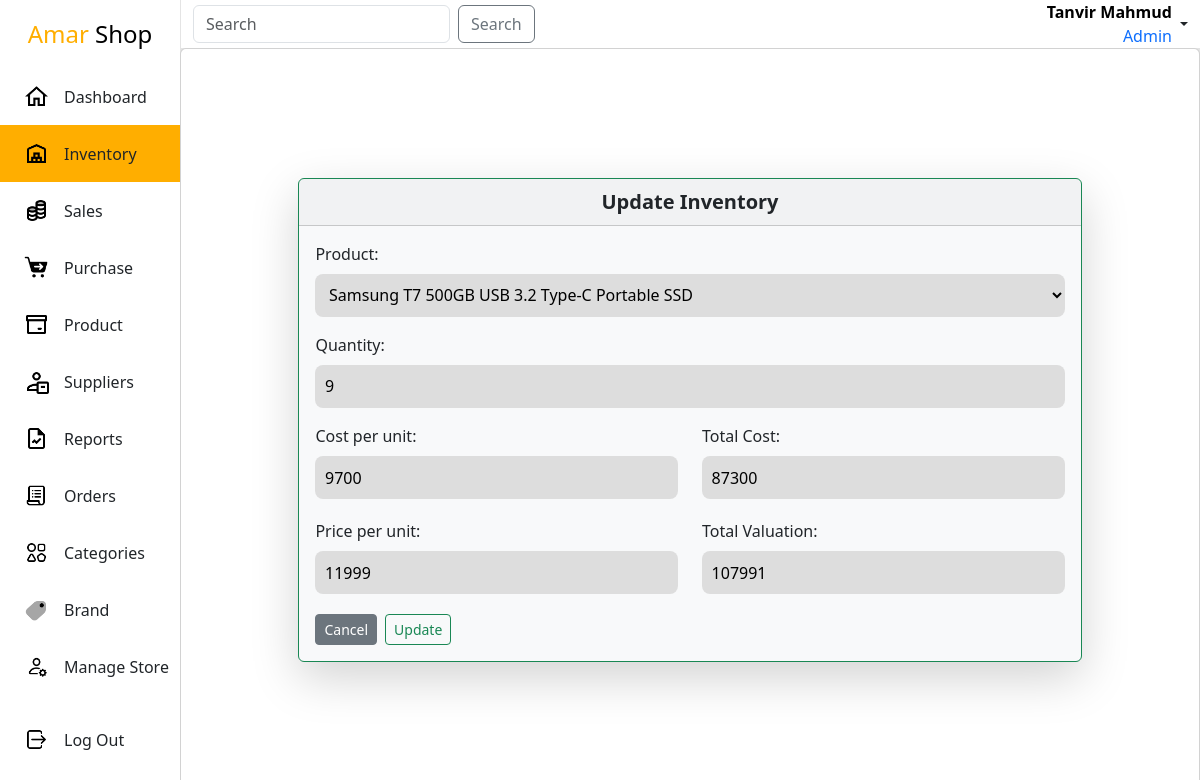
The page /admin-panel/inventory/33/update/ (signed in) on the database its author committed.
### app/models.py (models this page shows, shortened)
class User(AbstractBaseUser, PermissionsMixin):
    email = models.EmailField(max_length=255, unique=True)
    first_name = models.CharField(max_length=255)
    last_name = models.CharField(max_length=255, blank=True, null=True)
    is_active = models.BooleanField(default=True)
    is_staff = models.BooleanField(default=False)
    profile_pic = models.ImageField(upload_to=profile_image_path, null=True, blank=True)
    objects = UserManager()
    USERNAME_FIELD = 'email'
    REQUIRED_FIELDS = ['first_name', 'last_name']

class Inventory(models.Model):
    product = models.OneToOneField(Product, on_delete=models.CASCADE, unique=True)
    quantity = models.PositiveIntegerField()
    unit_price = models.PositiveIntegerField(null=True,blank=True)
    unit_cost = models.PositiveIntegerField()
    total_cost = models.PositiveBigIntegerField(null=True, blank=True)
    valuation = models.PositiveBigIntegerField(null=True, blank=True)
    profit = models.PositiveBigIntegerField(null=True, blank=True)
    last_updated = models.DateTimeField(auto_now=True)
    created_at = models.DateTimeField(auto_now_add=True)
    class Meta:
        ordering = ['-created_at']

### app/views.py (the view, shortened to what this page needs)
# urls.py: path('inventory/<int:pk>/update/',InventoryUpdateView.as_view(),name='inventory-update'),
class InventoryUpdateView(SuperuserRequiredMixin,UpdateView):
    model = Inventory
    form_class = InventoryForm
    context_object_name = 'inventory'
    template_name = 'inventory/inventoryUpdate.html'

### app/forms.py
class InventoryForm(forms.ModelForm):
    class Meta:
        model = Inventory
        fields = '__all__'

### app/models.py (called while the page is built)
    def __str__(self):
        return self.model

### app/views.py (called while the page is built)
    def test_func(self):
        return self.request.user.is_superuser

### templates/inventory/inventoryUpdate.html (shortened to what this page needs)
{% extends "Layout.html" %}
{% load static %}
{%block link%}
    <link rel="stylesheet" href="{%static 'css/inventory.css'%}">
{%endblock link%}
{%block main%}
<div class="inventory">
    <div class="card height-100 d-flex justify-content-center align-items-center p-5">
        <div class="card bordered border-success shadow-lg bg-body-tertiary rounded">
            <div class="card-header fs-5 fw-bolder text-center">Update Inventory</div>
            <div class="card-body">
                <form method="post" accept="">
                    <div class="mb-3">
                        <label for="{{ form.product_for_label }}" class="form-label">Product:</label>
                        {{ form.product }}
                    </div>
                    <div class="mb-3">
                        <label for="{{ form.quantity_for_label }}" class="form-label">Quantity:</label>
                        {{ form.quantity }}
                    </div>
                    <div class="row mb-3">
                        <div class="col">
                            <div class="">
                                <label for="{{ form.unit_cost_for_label }}" class="form-label">Cost per unit:</label>
                                {{ form.unit_cost }}
                            </div>
                        </div>
                        <div class="col">
                            <div class="">
                                <label for="{{ form.total_cost_for_label }}" class="form-label">Total Cost:</label>
                                {{ form.total_cost }}
                            </div>
                        </div>
                    </div>
                    <div class="row mb-3">
                        <div class="col">
                            <div class="">
                                <label for="{{ form.unit_price_for_label }}" class="form-label">Price per unit:</label>
                                {{ form.unit_price }}
                            </div>
                        </div>
                        <div class="col">
                            <div class="">
                                <label for="{{ form.valuation_for_label }}" class="form-label">Total Valuation:</label>
                                {{ form.valuation }}
                            </div>
                        </div>
                    </div>
                    <div class="d-flex">
                        <a href="{%url 'inventory-details' inventory.id%}" class="btn btn-sm btn-secondary">
                            Cancel
                        </a>
                        <button type="submit" class="ms-2 btn btn-sm btn-outline-success">Update</button>
                    </div>
                </form>
            </div>
        </div>
    </div>
</div>
{%endblock main%}

### templates/Layout.html (shortened to what this page needs)
{% load static %}
<!DOCTYPE html>
<html lang="en">
<head>
    {% load bootstrap5 %}
    {% bootstrap_css %}
    {%block link%}{%endblock link%}
    <link rel="stylesheet" href="{% static 'css/layout.css'%}">
</head>
<body>
    <div class="mother-div">
        <div class="sidebar">
            <div class="upper">
                <div class="branding">
                    <a href="{%url 'dashboard'%}">
                        <span class="gedget">Amar</span> Shop
                    </a>
                </div>
                <ul class="navList">
                    <li class="navItem">
                        <a href="{%url 'dashboard'%}">
                            <img src="{%static 'icons/nav/home.png'%}" width="25" alt="Dashboard"/>
                            <div class="navtitle">Dashboard</div>
                        </a>
                    </li>
                    <li class="navItem">
                        <a href="{%url 'inventory-list'%}" >
                            <img src="{%static 'icons/nav/inventory.png'%}" width="25" alt="Inventory"/>
                            <div class="navtitle">Inventory</div>
                        </a>
                    </li>
                    <li class="navItem">
                        <a href="{%url 'sales-list'%}" >
                            <img src="{%static 'icons/nav/sales.png'%}" width="25" alt="Inventory"/>
                            <div class="navtitle">Sales</div>
                        </a>
                    </li>
                    <li class="navItem">
                        <a href="{%url 'purchase-list'%}" >
                            <img src="{%static 'icons/nav/purchase.png'%}" width="25" alt="Inventory"/>
                            <div class="navtitle">Purchase</div>
                        </a>
                    </li>
                    <li class="navItem">
                        <a href="{%url 'product-list'%}">
                            <img src="{%static 'icons/nav/product.png'%}" width="25" alt="Orders"/>
                            <div class="navtitle">Product</div>
                        </a>
                    </li>
                    <li class="navItem">
                        <a href="{%url 'supplier-list'%}">
                            <img src="{%static 'icons/nav/suppliers.png'%}" width="25" alt="Suppliers"/>
                            <div class="navtitle">Suppliers</div>
                        </a>
                    </li>
                    <li class="navItem">
                        <a href="{%url 'reports'%}">
                            <img src="{%static 'icons/nav/reports.png'%}" width="25" alt="Reports"/>
                            <div class="navtitle">Reports</div>
                        </a>
                    </li>
                    <li class="navItem">
                        <a href="{%url 'orders'%}">
                            <img src="{%static 'icons/nav/orders.png'%}" width="25" alt="Orders"/>
                            <div class="navtitle">Orders</div>
                        </a>
                    </li>
                    <li class="navItem">
                        <a href="{%url 'category-list'%}">
                            <img src="{%static 'icons/nav/category.png'%}" width="25" alt="Orders"/>
                            <div class="navtitle">Categories</div>
                        </a>
                    </li>
                    <li class="navItem">
                        <a href="{%url 'brand-list'%}">
                            <img src="{%static 'icons/nav/brand.png'%}" width="25" alt="Orders"/>
                            <div class="navtitle">Brand</div>
                        </a>
                    </li>
                    <li class="navItem">
                        <a href="{%url 'manage'%}">
                            <img src="{%static 'icons/nav/manage.png'%}" width="25" alt="Manage_Store"/>
                            <div class="navtitle">Manage Store</div>
                        </a>
                    </li>
                </ul>
            </div>
            <div class="lower">
                <ul class="navList">
                    <li class="navItem">
                        <a href="{%url 'admin-logout'%}">
                            <img src="{%static 'icons/nav/logout.png'%}" width="25" alt="Logout"/>
                            <div class="navtitle">Log Out</div>
                        </a>
                    </li>
                </ul>
            </div>
        </div>
        <div class="content">
            <nav class="navbar navbar-light navbar-w bg-white p-0">
                <div class="container-fluid">
                    <form class="d-flex">
                        <input class="form-control me-2" type="search" placeholder="Search" aria-label="Search">
                        <button class="btn btn-outline-secondary" type="submit">Search</button>
                    </form>
                    <div class="nav-item dropdown">
                        <a class="nav-link dropdown-toggle d-flex align-items-center" href="#" id="navbarDropdownMenuLink" role="button" data-bs-toggle="dropdown" aria-expanded="false">
                            <div class="text-end text-black me-1">
                                <div class="fw-bold">{{request.user.first_name}} {{request.user.last_name}}</div>
                                <div class="text-primary">Admin</div>
                            </div>
                        </a>
                    </div>
                </div>
            </nav>
            <div class="main-content">
                {%block main%}
                {%endblock main%}
            </div>
        </div>
    </div>
</body>
</html>

### static/css/inventory.css (style rules this page uses)
.inventory { width: 100%; height: 100%; overflow: scroll; }
ul { list-style-type: none; padding: 0; }
.height-100 { height: 100%; }

### static/css/layout.css (style rules this page uses)
* { padding: 0; margin: 0; box-sizing: border-box; }
a { text-decoration: none; color: black; }
.mother-div { width: 100vw; height: 100vh; background: rgb(228, 228, 228); display: flex; justify-content: space-between; }
.sidebar { width: 15vw; height: 100%; background: white; display: flex; flex-direction: column; justify-content: space-between; align-items: center; }
.upper { width: 100%; height: auto; }
.branding { width: 100%; text-align: center; padding: 1rem 0; font-size: 1.5rem; }
.branding a { text-decoration: none; }
.gedget { color: rgb(255, 174, 0); }
.navList { list-style-type: none; margin: 0; padding: 0; overflow: hidden; }
.navItem { width: 100%; display: flex; align-items: center; transition: all .300s ease; }
.navItem a { text-decoration: none; width: 100%; height: 100%; padding: 1rem 0; padding-left: 1.5rem; display: flex; align-items: center; color: inherit; }
.navtitle { margin-left: 15px; }
.lower { width: 100%; height: auto; padding-bottom: 2rem; }
.content { width: 85vw; height: 100vh; }
.navbar-w { width: 100%; border-left: 1px solid rgb(228, 228, 228); }
.selected { background: rgb(255, 174, 0); }
.main-content { width: 100%; height: 93%; }
input, select,textarea { width: 100%; padding: .6rem; border: none; border-radius: 8px; background-color: rgba(218, 218, 218, 0.878); }

### rows shown on the page
User: user.first_name "Tanvir", user.last_name "Mahmud"
Inventory: product "Samsung T7 500GB USB 3.2 Type-C Portable SSD", quantity "9", unit_cost "9700", total_cost "87300", unit_price "11999", valuation "107991"
